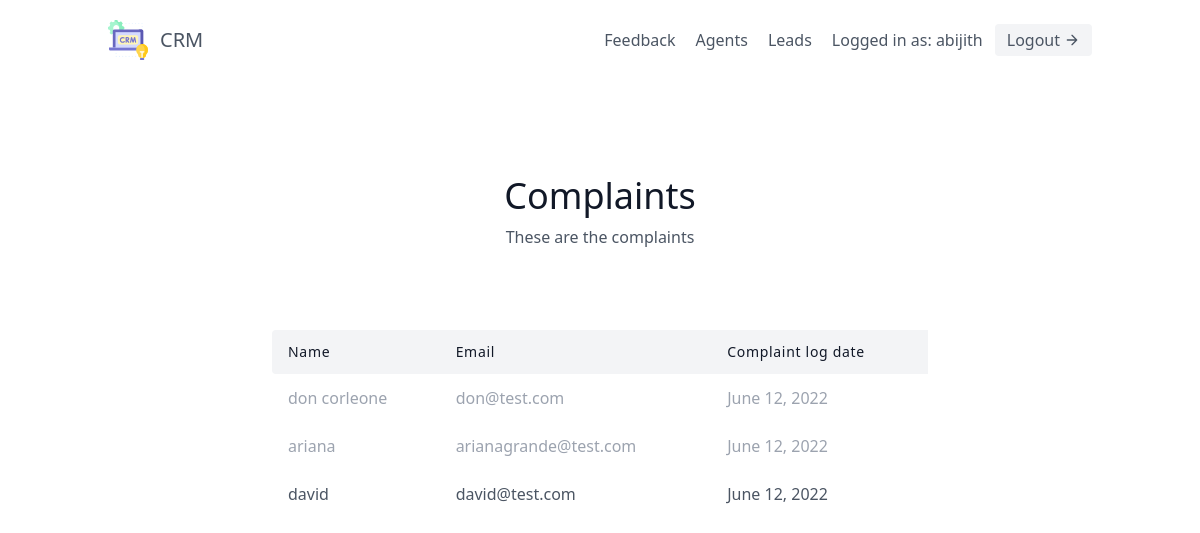
The page /leads/complaints/ (signed in) on the database its author committed.
### leads/models.py (models this page shows)
class User(AbstractUser):
    is_organiser = models.BooleanField(default = True)
    is_agent = models.BooleanField(default = False)
    is_customer = models.BooleanField(default = False)

class Feedback(models.Model):
    name = models.CharField(max_length= 20)
    email = models.EmailField()
    time = models.DateField(default = timezone.now)
    is_read = models.BooleanField(default = False)
    feedback = models.TextField()
    sentiment_value = models.IntegerField(default=-1)

### leads/views.py (the view)
# urls.py: path('complaints/', FeedbackListView.as_view(), name='complaints'),
class FeedbackListView(LoginRequiredMixin, generic.ListView):
    template_name = "leads/feedback_list.html"
    context_object_name = "feedback_list"
    def get_queryset(self):
        queryset = Feedback.objects.filter(sentiment_value = 0)
        return queryset

### leads/templates/leads/feedback_list.html (shortened to what this page needs)
{% extends "base.html"%}
{% block content%}
<section class="text-gray-600 body-font">
  <div class="container px-5 py-24 mx-auto">
    <div class="flex flex-col text-center w-full mb-20">
      <h1 class="sm:text-4xl text-3xl font-medium title-font mb-2 text-gray-900">Complaints</h1>
      <p class="lg:w-2/3 mx-auto leading-relaxed text-base">
     These are the complaints
      </p>
    </div>
    <div class="lg:w-2/3 w-full mx-auto overflow-auto">
      <table class="table-auto w-full text-left whitespace-no-wrap">
        <thead>
          <tr>
            <th class="px-4 py-3 title-font tracking-wider font-medium text-gray-900 text-sm bg-gray-100 rounded-tl rounded-bl">Name</th>
            <th class="px-4 py-3 title-font tracking-wider font-medium text-gray-900 text-sm bg-gray-100">Email</th>
            <th class="px-4 py-3 title-font tracking-wider font-medium text-gray-900 text-sm bg-gray-100">Complaint log date</th>
          </tr>
        </thead>
        <tbody>
        {% for feedback in feedback_list %}
        <tr class = "hover:gray-100">
          <td class="px-4 py-3">
            {% if feedback.is_read %}
            <a href = "{% url 'leads:feedback-notify' feedback.pk%}" class="text-gray-400">{{ feedback.name }}</a>
            {% else %}
            <a href = "{% url 'leads:feedback-notify' feedback.pk%}">{{ feedback.name }}</a>
            {% endif %}
          </td>
            <td class="px-4 py-3" style="overflow-wrap: anywhere;">
              {% if feedback.is_read %}
              <a href = "{% url 'leads:feedback-notify' feedback.pk%}" class="text-gray-400">{{ feedback.email }}</a>
            {% else %}
              <a href = "{% url 'leads:feedback-notify' feedback.pk%}">{{ feedback.email }}</a>
            {% endif %}
            </td>
            <td class="px-4 py-3" style="overflow-wrap: anywhere;">
              {% if feedback.is_read %}
              <a href = "{% url 'leads:feedback-notify' feedback.pk%}" class="text-gray-400">{{ feedback.time }}</a>
            {% else %}
              <a href = "{% url 'leads:feedback-notify' feedback.pk%}">{{ feedback.time }}</a>
            {% endif %}
            </td>
          </tr>
          {% endfor %}
        </tbody>
      </table>
    </div>
  </div>
</section>
{% endblock content %}

### templates/navbar.html (shortened to what this page needs)
<header class="text-gray-600 body-font">
  <div class="container mx-auto flex flex-wrap p-5 flex-col md:flex-row items-center">
    <a class="flex title-font font-medium items-center text-gray-900 mb-4 md:mb-0">
      <a href="{% url 'landing-page'%}"><span class="ml-3 text-xl">CRM</span></a>
    </a>
    <nav class="md:ml-auto flex flex-wrap items-center text-base justify-center">
    <a href="{% url 'leads:feedback' %}" class="mr-5 hover:text-blue-500">Feedback</a>
    {% if request.user.is_organiser %}
      <a href="{% url 'agents:agent-list'%}" class="mr-5 hover:text-blue-500">Agents</a>
      <a href="{% url 'leads:lead-list'%}" class="mr-5 hover:text-blue-500">Leads</a>
    {% endif %}
    </nav>
    {% if request.user.is_authenticated %}
    Logged in as: {{ request.user.username}}
    <a href="{% url 'logout' %}" class="ml-3 inline-flex items-center bg-gray-100 border-0 py-1 px-3 focus:outline-none hover:bg-gray-200 rounded text-base mt-4 md:mt-0">
    Logout
      <svg fill="none" stroke="currentColor" stroke-linecap="round" stroke-linejoin="round" stroke-width="2" class="w-4 h-4 ml-1" viewBox="0 0 24 24">
        <path d="M5 12h14M12 5l7 7-7 7"></path>
      </svg>
    </a>
    {% endif %}
  </div>
</header>

### leads/templates/leads/feedback_list.html (style rules this page uses)
td a { display: block; }

### rows shown on the page
User: user.username "abijith"
Feedback: name "don corleone", email "don@test.com", time "June 12, 2022"
Feedback: name "ariana", email "arianagrande@test.com", time "June 12, 2022"
Feedback: name "david", email "david@test.com", time "June 12, 2022"
